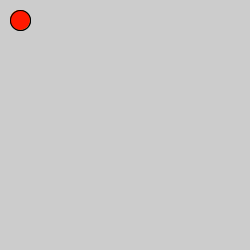
Frame 1 (no input)
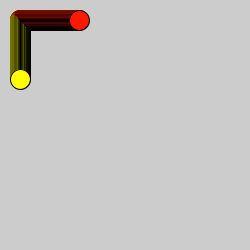
Frame 60 (the mouse pressed at the canvas centre just before this capture)
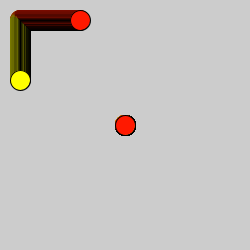
Frame 120 (the mouse held since frame 60 and released just before this capture)

The Processing sketch that drew these frames (run headless with seeded random() and noise(); from frame 60 on, the mouse is pressed at the canvas centre):

// Processing sketch: processing_106853
// ── processing_106853.pde

int x=20;
int y=20;

int dx=2;
int dy=1;
void setup() {  //setup function called initially, only once
  size(250, 250);
 
}

void draw() {  //draw function loops 
    fill(255,255,0);
    ellipse(x,y,20,20);
 
 fill(255,25,0);
    ellipse(y,x,20,20);
    
   y=y+dy;
   
   if(y>250){
      dy=-dy;
   }
   if(mousePressed){
   x = mouseX;
   y = mouseY;
   }
   
}
